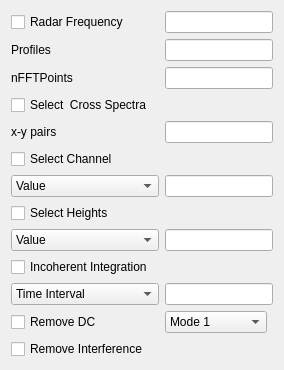
            <widget class="QWidget" name="tabopSpectra">
             <attribute name="title">
              <string>Operation</string>
             </attribute>
             <layout class="QGridLayout" name="gridLayout_5">
              <item row="3" column="0" colspan="2">
               <widget class="QCheckBox" name="specOpCebCrossSpectra">
                <property name="text">
                 <string>Select  Cross Spectra</string>
                </property>
               </widget>
              </item>
              <item row="7" column="0" colspan="2">
               <widget class="QComboBox" name="specOpComChannel">
                <item>
                 <property name="text">
                  <string>Value</string>
                 </property>
                </item>
                <item>
                 <property name="text">
                  <string>Index</string>
                 </property>
                </item>
               </widget>
              </item>
              <item row="7" column="3" colspan="2">
               <widget class="QLineEdit" name="specOpChannel"/>
              </item>
              <item row="10" column="0" colspan="2">
               <widget class="QComboBox" name="specOpComHeights">
                <item>
                 <property name="text">
                  <string>Value</string>
                 </property>
                </item>
                <item>
                 <property name="text">
                  <string>Index</string>
                 </property>
                </item>
               </widget>
              </item>
              <item row="10" column="3" colspan="2">
               <widget class="QLineEdit" name="specOpHeights"/>
              </item>
              <item row="12" column="3" colspan="2">
               <widget class="QLineEdit" name="specOpIncoherent"/>
              </item>
              <item row="13" column="0" colspan="2">
               <widget class="QCheckBox" name="specOpCebRemoveDC">
                <property name="text">
                 <string>Remove DC</string>
                </property>
               </widget>
              </item>
              <item row="8" column="0">
               <widget class="QCheckBox" name="specOpCebHeights">
                <property name="text">
                 <string>Select Heights</string>
                </property>
               </widget>
              </item>
              <item row="6" column="0">
               <widget class="QCheckBox" name="specOpCebChannel">
                <property name="text">
                 <string>Select Channel</string>
                </property>
               </widget>
              </item>
              <item row="5" column="3" colspan="2">
               <widget class="QLineEdit" name="specOppairsList"/>
              </item>
              <item row="2" column="3" colspan="2">
               <widget class="QLineEdit" name="specOpnFFTpoints"/>
              </item>
              <item row="5" column="0" colspan="2">
               <widget class="QLabel" name="label_31">
                <property name="text">
                 <string>x-y pairs</string>
                </property>
               </widget>
              </item>
              <item row="2" column="0" colspan="2">
               <widget class="QLabel" name="label_26">
                <property name="text">
                 <string>nFFTPoints</string>
                </property>
               </widget>
              </item>
              <item row="11" column="0">
               <widget class="QCheckBox" name="specOpCebIncoherent">
                <property name="text">
                 <string>Incoherent Integration</string>
                </property>
               </widget>
              </item>
              <item row="12" column="0" colspan="2">
               <widget class="QComboBox" name="specOpCobIncInt">
                <item>
                 <property name="text">
                  <string>Time Interval</string>
                 </property>
                </item>
                <item>
                 <property name="text">
                  <string>Profiles</string>
                 </property>
                </item>
               </widget>
              </item>
              <item row="11" column="3">
               <spacer name="horizontalSpacer_2">
                <property name="orientation">
                 <enum>Qt::Horizontal</enum>
                </property>
                <property name="sizeHint" stdset="0">
                 <size>
                  <width>40</width>
                  <height>20</height>
                 </size>
                </property>
               </spacer>
              </item>
              <item row="0" column="0" colspan="2">
               <widget class="QCheckBox" name="specOpCebRadarfrequency">
                <property name="text">
                 <string>Radar Frequency</string>
                </property>
               </widget>
              </item>
              <item row="8" column="3">
               <spacer name="horizontalSpacer_11">
                <property name="orientation">
                 <enum>Qt::Horizontal</enum>
                </property>
                <property name="sizeHint" stdset="0">
                 <size>
                  <width>40</width>
                  <height>20</height>
                 </size>
                </property>
               </spacer>
              </item>
              <item row="6" column="3">
               <spacer name="horizontalSpacer_8">
                <property name="orientation">
                 <enum>Qt::Horizontal</enum>
                </property>
                <property name="sizeHint" stdset="0">
                 <size>
                  <width>40</width>
                  <height>20</height>
                 </size>
                </property>
               </spacer>
              </item>
              <item row="0" column="3" colspan="2">
               <widget class="QLineEdit" name="specOpRadarfrequency"/>
              </item>
              <item row="3" column="3">
               <spacer name="horizontalSpacer_7">
                <property name="orientation">
                 <enum>Qt::Horizontal</enum>
                </property>
                <property name="sizeHint" stdset="0">
                 <size>
                  <width>40</width>
                  <height>20</height>
                 </size>
                </property>
               </spacer>
              </item>
              <item row="1" column="0">
               <widget class="QLabel" name="label_21">
                <property name="text">
                 <string>Profiles</string>
                </property>
               </widget>
              </item>
              <item row="1" column="3" colspan="2">
               <widget class="QLineEdit" name="specOpProfiles"/>
              </item>
              <item row="14" column="0">
               <widget class="QCheckBox" name="specOpCebRemoveInt">
                <property name="text">
                 <string>Remove Interference</string>
                </property>
               </widget>
              </item>
              <item row="14" column="3">
               <spacer name="horizontalSpacer_12">
                <property name="orientation">
                 <enum>Qt::Horizontal</enum>
                </property>
                <property name="sizeHint" stdset="0">
                 <size>
                  <width>40</width>
                  <height>20</height>
                 </size>
                </property>
               </spacer>
              </item>
              <item row="13" column="3">
               <widget class="QComboBox" name="specOpComRemoveDC">
                <item>
                 <property name="text">
                  <string>Mode 1</string>
                 </property>
                </item>
                <item>
                 <property name="text">
                  <string>Mode 2</string>
                 </property>
                </item>
               </widget>
              </item>
             </layout>
            </widget>
